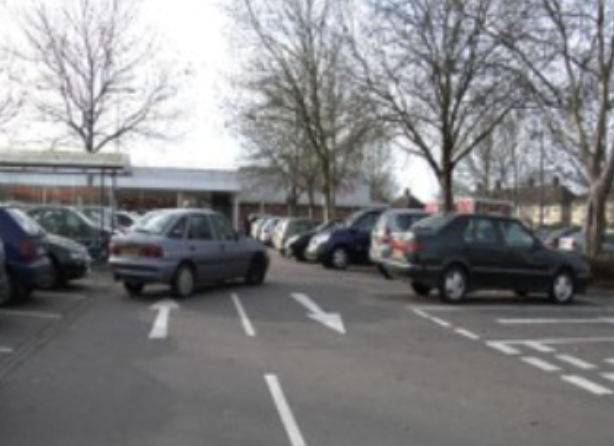
#> input picture exp4/img/1.png, 614 x 446 px; its folder holds only this picture in this run
$ python batch_test.py   (older library calls are emulated)
#> lines starting #> are read from the running program, lines starting #| are printed output that depends on the picture; after the words box and inside, x2 and y2 are one past the last pixel; in counts of white or black regions, pixels touching at a corner belong together
### exp4/selective_search.py
"""
Selective Search算法实现
实验四：选择性搜索（Selective Search）
"""

import numpy as np
import cv2
import os
from skimage import segmentation, color
from skimage.util import img_as_float
import matplotlib.pyplot as plt
import matplotlib.patches as mpatches


class SelectiveSearch:
    """
    Selective Search实现类
    用于从图像中生成候选区域（Region Proposals）
    """

    def __init__(self, scale=1.0, sigma=0.8, min_size=50):
        """
        初始化Selective Search参数

        Args:
            scale: 图像分割的尺度参数
            sigma: 高斯模糊的标准差
            min_size: 最小区域大小
        """
        self.scale = scale
        self.sigma = sigma
        self.min_size = min_size

    def _generate_segments(self, image):
        """
        使用图像分割算法生成初始区域
        使用Felzenszwalb's efficient graph based segmentation

        Args:
            image: 输入图像

        Returns:
            segments: 分割后的区域标签图
        """
        # 使用Felzenszwalb算法进行初始分割
        segments = segmentation.felzenszwalb(
            img_as_float(image),
            scale=self.scale * 100,
            sigma=self.sigma,
            min_size=self.min_size
        )
        return segments

    def _calc_color_hist(self, image, mask):
        """
        计算区域的颜色直方图

        Args:
            image: 输入图像
            mask: 区域掩码

        Returns:
            hist: 颜色直方图（归一化）
        """
        # 为每个通道计算25 bins的直方图
        bins = 25
        hist = np.array([])

        for channel in range(image.shape[2]):
            channel_hist = np.histogram(
                image[:, :, channel][mask],
                bins=bins,
                range=(0.0, 1.0)
            )[0]
            hist = np.concatenate([hist, channel_hist])

        # 归一化
        hist = hist / np.sum(hist)
        return hist

    def _calc_texture_gradient(self, image, mask):
        """
        计算区域的纹理特征（使用梯度）

        Args:
            image: 输入图像
            mask: 区域掩码

        Returns:
            texture_hist: 纹理直方图
        """
        # 转换为灰度图
        gray = cv2.cvtColor((image * 255).astype(np.uint8), cv2.COLOR_RGB2GRAY)

        # 计算8个方向的梯度
        texture_hist = np.array([])
        for angle in range(8):
            # 使用Sobel算子
            dx = cv2.Sobel(gray, cv2.CV_64F, 1, 0, ksize=3)
            dy = cv2.Sobel(gray, cv2.CV_64F, 0, 1, ksize=3)

            # 计算梯度方向
            gradient = np.sqrt(dx**2 + dy**2)

            # 只考虑当前区域的梯度
            masked_gradient = gradient[mask]

            # 计算直方图
            hist = np.histogram(masked_gradient, bins=10)[0]
            texture_hist = np.concatenate([texture_hist, hist])

        # 归一化
        texture_hist = texture_hist / np.sum(texture_hist)
        return texture_hist

    def _calc_similarity(self, region1, region2, image):
        """
        计算两个区域的相似度
        综合考虑颜色、纹理、尺寸和重叠情况

        Args:
            region1, region2: 区域字典
            image: 输入图像

        Returns:
            similarity: 相似度分数
        """
        # 颜色相似度（使用直方图交集）
        color_sim = np.minimum(region1['color_hist'], region2['color_hist']).sum()

        # 纹理相似度
        texture_sim = np.minimum(region1['texture_hist'], region2['texture_hist']).sum()

        # 尺寸相似度（鼓励合并小区域）
        size1 = region1['size']
        size2 = region2['size']
        size_sim = 1.0 - (size1 + size2) / image.size

        # 重叠相似度（鼓励合并相邻区域）
        bbox1 = region1['bbox']
        bbox2 = region2['bbox']

        # 计算外接矩形
        min_x = min(bbox1[0], bbox2[0])
        min_y = min(bbox1[1], bbox2[1])
        max_x = max(bbox1[2], bbox2[2])
        max_y = max(bbox1[3], bbox2[3])

        bbox_size = (max_x - min_x) * (max_y - min_y)
        fill_sim = 1.0 - (bbox_size - size1 - size2) / image.size

        # 综合相似度
        similarity = color_sim + texture_sim + size_sim + fill_sim

        return similarity

    def _extract_regions(self, image, segments):
        """
        从分割结果中提取区域信息

        Args:
            image: 输入图像
            segments: 分割标签图

        Returns:
            regions: 区域字典列表
        """
        regions = {}

        # 为每个分割区域计算特征
        for segment_id in np.unique(segments):
            # 创建掩码
            mask = segments == segment_id

            # 跳过太小的区域
            if np.sum(mask) < self.min_size:
                continue

            # 计算边界框
            y_coords, x_coords = np.where(mask)
            min_x, max_x = np.min(x_coords), np.max(x_coords)
            min_y, max_y = np.min(y_coords), np.max(y_coords)

            # 存储区域信息
            regions[segment_id] = {
                'mask': mask,
                'bbox': (min_x, min_y, max_x, max_y),
                'size': np.sum(mask),
                'color_hist': self._calc_color_hist(image, mask),
                'texture_hist': self._calc_texture_gradient(image, mask),
                'labels': [segment_id]
            }

        return regions

    def _merge_regions(self, region1, region2):
        """
        合并两个区域

        Args:
            region1, region2: 要合并的区域

        Returns:
            merged_region: 合并后的区域
        """
        merged_region = {
            'mask': region1['mask'] | region2['mask'],
            'size': region1['size'] + region2['size'],
            'labels': region1['labels'] + region2['labels']
        }

        # 更新边界框
        merged_region['bbox'] = (
            min(region1['bbox'][0], region2['bbox'][0]),
            min(region1['bbox'][1], region2['bbox'][1]),
            max(region1['bbox'][2], region2['bbox'][2]),
            max(region1['bbox'][3], region2['bbox'][3])
        )

        # 更新颜色直方图（加权平均）
        total_size = merged_region['size']
        merged_region['color_hist'] = (
            region1['color_hist'] * region1['size'] +
            region2['color_hist'] * region2['size']
        ) / total_size

        # 更新纹理直方图
        merged_region['texture_hist'] = (
            region1['texture_hist'] * region1['size'] +
            region2['texture_hist'] * region2['size']
        ) / total_size

        return merged_region

    def _get_neighbors(self, regions):
        """
        获取相邻区域对

        Args:
            regions: 区域字典

        Returns:
            neighbors: 相邻区域对的集合
        """
        neighbors = []

        # 简化实现：检查边界框是否相邻
        region_ids = list(regions.keys())
        for i, id1 in enumerate(region_ids):
            for id2 in region_ids[i+1:]:
                bbox1 = regions[id1]['bbox']
                bbox2 = regions[id2]['bbox']

                # 检查是否相邻（边界框有重叠或相邻）
                if not (bbox1[2] < bbox2[0] or bbox2[2] < bbox1[0] or
                       bbox1[3] < bbox2[1] or bbox2[3] < bbox1[1]):
                    neighbors.append((id1, id2))

        return neighbors

    # [76 lines left out: function hierarchical_search, not called in this run]

    def visualize_results(self, image, boxes, max_boxes=100):
        """
        可视化Selective Search结果

        Args:
            image: 原始图像
            boxes: 候选框列表
            max_boxes: 最多显示的框数量
        """
        fig, ax = plt.subplots(1, 1, figsize=(12, 8))
        ax.imshow(image)

        # 随机选择一部分框进行显示
        if len(boxes) > max_boxes:
            import random
            boxes_to_show = random.sample(boxes, max_boxes)
        else:
            boxes_to_show = boxes

        # 绘制候选框
        for bbox in boxes_to_show:
            x, y, x_max, y_max = bbox
            rect = mpatches.Rectangle(
                (x, y), x_max - x, y_max - y,
                fill=False,
                edgecolor='red',
                linewidth=1
            )
            ax.add_patch(rect)

        ax.set_title(f'Selective Search Results (showing {len(boxes_to_show)} of {len(boxes)} boxes)')
        ax.axis('off')

        return fig


# [58 lines left out: function main, not called in this run]


# [2 lines that do not run on import are left out]

### exp4/batch_test.py
"""
批量测试脚本 - 输出详细统计数据
"""

import os
import cv2
import numpy as np
import matplotlib.pyplot as plt
from selective_search import SelectiveSearch
import time


class DetailedSelectiveSearch(SelectiveSearch):
    """扩展的 Selective Search，记录详细统计信息"""

    def __init__(self, scale=1.0, sigma=0.8, min_size=50):
        super().__init__(scale, sigma, min_size)
        self.stats = {}

    def hierarchical_search_with_stats(self, image):
        """带统计信息的层次化搜索"""

        # 1. 生成初始分割
        print("      - 初始分割...")
        segments = self._generate_segments(image)
        initial_regions = len(np.unique(segments))
        self.stats['initial_segments'] = initial_regions
        print(f"        初始分割块数: {initial_regions}")

        # 2. 提取区域特征
        print("      - 提取特征...")
        regions = self._extract_regions(image, segments)
        valid_regions = len(regions)
        print(f"        有效区域数: {valid_regions}")

        # 3. 初始化候选区域列表
        candidate_boxes = []
        for region in regions.values():
            candidate_boxes.append(region['bbox'])

        # 4. 迭代合并
        print("      - 迭代合并...")
        iteration = 0
        merge_count = 0

        while len(regions) > 1:
            iteration += 1

            # 获取相邻区域
            neighbors = self._get_neighbors(regions)

            if not neighbors:
                break

            # 计算所有相邻区域对的相似度
            similarities = {}
            for id1, id2 in neighbors:
                sim = self._calc_similarity(
                    regions[id1],
                    regions[id2],
                    image
                )
                similarities[(id1, id2)] = sim

            # 找到最相似的区域对
            max_sim_pair = max(similarities.items(), key=lambda x: x[1])
            id1, id2 = max_sim_pair[0]

            # 合并区域
            merged_region = self._merge_regions(regions[id1], regions[id2])

            # 更新区域列表
            new_id = max(regions.keys()) + 1
            regions[new_id] = merged_region

            # 添加到候选框列表
            candidate_boxes.append(merged_region['bbox'])

            # 删除已合并的区域
            del regions[id1]
            del regions[id2]

            merge_count += 1

            # 限制迭代次数
            if iteration > 100:
                break

        self.stats['merge_count'] = merge_count
        self.stats['final_regions'] = len(regions)
        self.stats['total_candidates'] = len(candidate_boxes)

        print(f"        合并次数: {merge_count}")
        print(f"        最终区域数: {len(regions)}")
        print(f"        候选框总数: {len(candidate_boxes)}")

        return candidate_boxes


def calculate_iou(box1, box2):
    """计算两个边界框的 IoU"""
    x1_min, y1_min, x1_max, y1_max = box1
    x2_min, y2_min, x2_max, y2_max = box2

    # 计算交集
    inter_x_min = max(x1_min, x2_min)
    inter_y_min = max(y1_min, y2_min)
    inter_x_max = min(x1_max, x2_max)
    inter_y_max = min(y1_max, y2_max)

    if inter_x_max < inter_x_min or inter_y_max < inter_y_min:
        return 0.0

    inter_area = (inter_x_max - inter_x_min) * (inter_y_max - inter_y_min)

    # 计算并集
    box1_area = (x1_max - x1_min) * (y1_max - y1_min)
    box2_area = (x2_max - x2_min) * (y2_max - y2_min)
    union_area = box1_area + box2_area - inter_area

    iou = inter_area / union_area if union_area > 0 else 0
    return iou


def filter_boxes_by_size(boxes, min_area=500, max_area=50000):
    """根据面积筛选候选框"""
    filtered = []
    for box in boxes:
        x_min, y_min, x_max, y_max = box
        area = (x_max - x_min) * (y_max - y_min)
        if min_area <= area <= max_area:
            filtered.append(box)
    return filtered


def nms(boxes, iou_threshold=0.5):
    """非极大值抑制 (NMS)"""
    if len(boxes) == 0:
        return []

    # 计算每个框的面积
    areas = []
    for box in boxes:
        x_min, y_min, x_max, y_max = box
        area = (x_max - x_min) * (y_max - y_min)
        areas.append(area)

    # 按面积排序（大的优先）
    indices = sorted(range(len(boxes)), key=lambda i: areas[i], reverse=True)

    keep = []
    while len(indices) > 0:
        # 选择面积最大的框
        current = indices[0]
        keep.append(current)

        # 计算与其他框的 IoU
        remaining = []
        for i in indices[1:]:
            iou = calculate_iou(boxes[current], boxes[i])
            if iou < iou_threshold:
                remaining.append(i)

        indices = remaining

    return [boxes[i] for i in keep]


def batch_test_with_stats(input_dir='img', output_dir='outputs'):
    """
    带详细统计的批量测试
    """
#> called with input_dir = 'img', output_dir = 'outputs'

    print("=" * 70)
    print("Selective Search 详细统计测试")
    print("=" * 70)

    # 检查输入目录
    if not os.path.exists(input_dir):
        print(f"\n❌ 错误：找不到目录 '{input_dir}'")
        return

    # 创建输出目录
    os.makedirs(output_dir, exist_ok=True)

    # 获取所有图像文件
    image_extensions = ['.jpg', '.jpeg', '.png', '.bmp', '.tiff']
    image_files = []

    for file in os.listdir(input_dir):
        ext = os.path.splitext(file)[1].lower()
        if ext in image_extensions:
            image_files.append(file)

    if not image_files:
        print(f"\n❌ 错误：在 '{input_dir}' 中没有找到图像文件")
        return

    print(f"\n📁 输入目录: {input_dir}")
    print(f"📁 输出目录: {output_dir}")
    print(f"🖼️  找到 {len(image_files)} 张图像")
    print()

    # 创建增强版 Selective Search 实例
    ss = DetailedSelectiveSearch(scale=1.0, sigma=0.8, min_size=50)

    # 存储所有结果
    all_results = []
    all_stats = []

    # 逐个处理图像
    for idx, filename in enumerate(image_files, 1):
        print(f"[{idx}/{len(image_files)}] 处理: {filename}")

        # 读取图像
        image_path = os.path.join(input_dir, filename)
        image = cv2.imread(image_path)
#> image is the input picture: shape (446, 614, 3); mean B, G, R 131.1, 129.2, 129.1

        if image is None:
            print(f"   ❌ 无法读取图像，跳过")
            continue

        # 转换为 RGB
        image = cv2.cvtColor(image, cv2.COLOR_BGR2RGB)

        # 调整图像大小
        max_size = 600
        h, w = image.shape[:2]
        original_size = (w, h)

        if max(h, w) > max_size:
            scale = max_size / max(h, w)
            new_w, new_h = int(w * scale), int(h * scale)
            image = cv2.resize(image, (new_w, new_h))
#> image: shape (435, 600, 3)
            print(f"   📏 调整尺寸: {w}x{h} → {new_w}x{new_h}")
#|    📏 调整尺寸: 614x446 → 600x435

        # 执行 Selective Search（带统计）
        print(f"   🔍 执行 Selective Search（详细模式）...")
        start_time = time.time()

        try:
            candidate_boxes = ss.hierarchical_search_with_stats(image)
#> in _generate_segments, `segments = segmentation.felzenszwalb( img_as_float(image), scale=self...`:
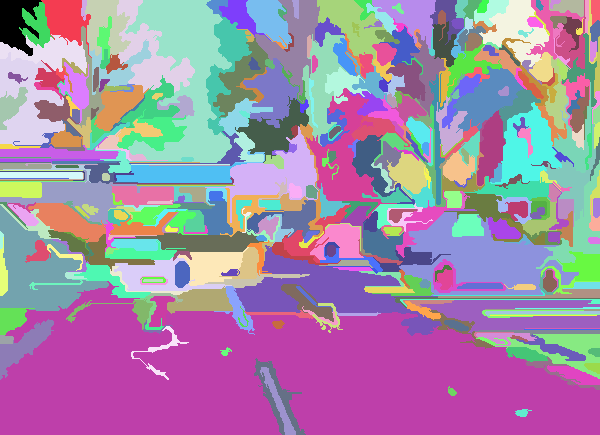
#> segments: shape (435, 600) int64; 466 distinct labels, from 0 to 465; one colour per label, 0 black
#> in hierarchical_search_with_stats, `initial_regions = len(np.unique(segments))`: initial_regions = 466
#|         初始分割块数: 466
#> the loop in _extract_regions, `for segment_id in np.unique(segments):` made 466 passes
#> (min_x, max_x, min_y, max_y) on passes 1 to 3: (0, 41, 0, 55), (41, 91, 0, 57), (81, 86, 0, 20)
#> pass 1, in _extract_regions, `mask = segments == segment_id`:
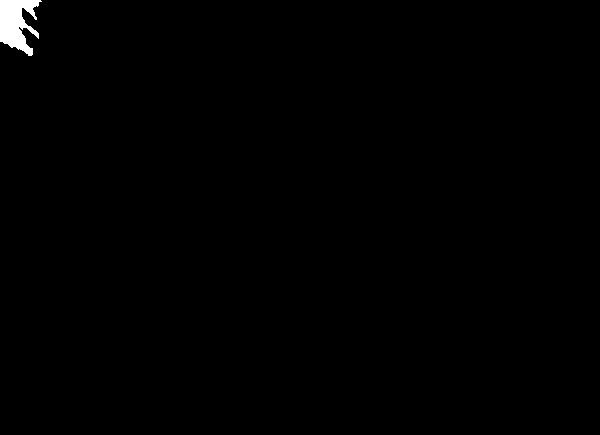
#> mask: shape (435, 600) bool; 0.55% white; 1 white region, box (x1, y1, x2, y2) and area: (0, 0, 42, 56) 1434
#> pass 1, in _calc_texture_gradient, `gray = cv2.cvtColor((image * 255).astype(np.uint8), cv2.COLOR_RGB2GRAY)`:
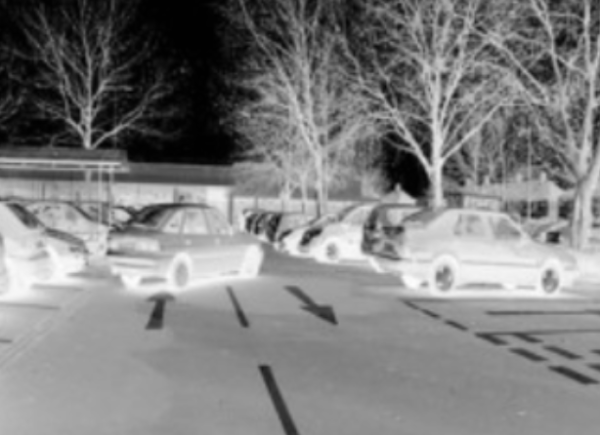
#> gray: shape (435, 600); min 1, max 253, mean 126.7
#> pass 2, in _extract_regions, `mask = segments == segment_id`:
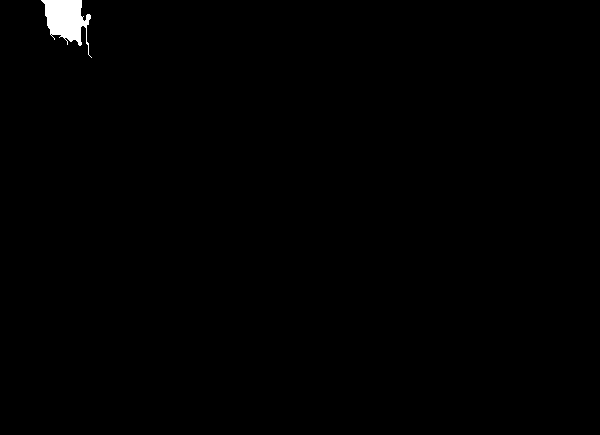
#> mask: shape (435, 600) bool; 0.56% white; 1 white region, box (x1, y1, x2, y2) and area: (41, 0, 92, 58) 1466
#> after the loop in _extract_regions, `for segment_id in np.unique(segments):`: regions = 466 items
#> (the rest of the program and of its run is left out)
